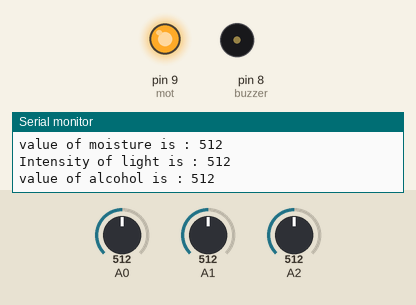
Simulated run of this program. Board: Arduino Uno, built with avr-gcc and run on an emulated ATmega328P. Shown: output pins drawn as LEDs (lit = HIGH), buzzer (waves = sounding, pin HIGH), the last lines printed to the serial monitor. The test bench sets the inputs (shaded band); at power-on: A0 = 512, A1 = 512, A2 = 512.

Above: at 2.3 s.
2.4 s: A0 set to 592
5.2 s: A0 set to 617
At 7.4 s:
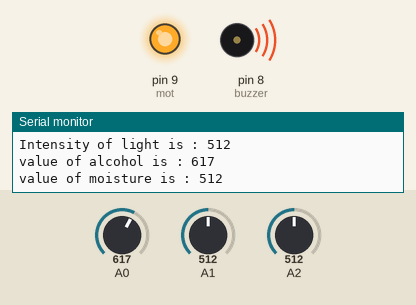
8.5 s: A1 set to 483
At 11.0 s:
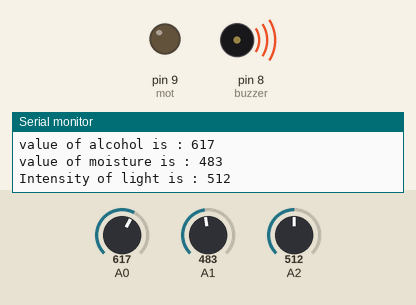
11.5 s: A1 set to 510
At 13.4 s:
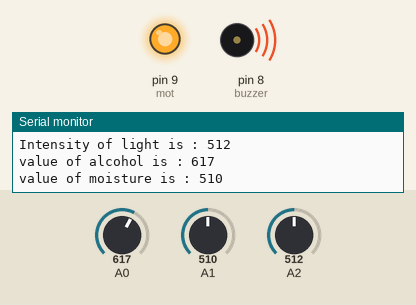
14.5 s: A1 set to 490
At 17.0 s:
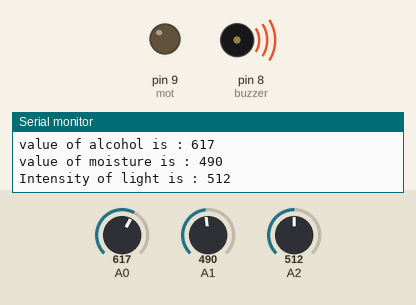
Timing chart, 0 to 18.5 s (numbered marks = the images above; inputs shaded):
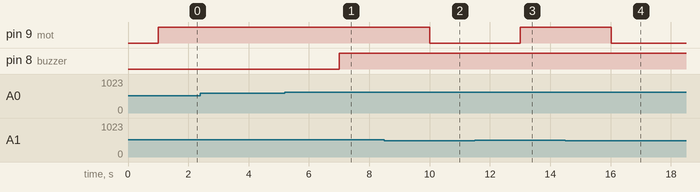

The program:

main.cpp
```cpp
#include <Arduino.h>
int mot = 9;
int buzzer = 8;
int val0 = 0;
int val1 = 0;
int val2 = 0;

void setup()
{
  Serial.begin(9600);
  pinMode(mot, OUTPUT);
  pinMode(buzzer, OUTPUT);
}
void loop()
{
  val0 = analogRead(A0);
  val1 = analogRead(A1);
  val2 = analogRead(A2);
  if (val2 >= 400)
  {
    Serial.print("Intensity of light is : ");
    Serial.println(val2);
    delay(500);
    if (val0 > 600)
    {
      Serial.print("value of alcohol is : ");
      Serial.println(val0);
      delay(500);
      digitalWrite(buzzer, HIGH);
    }
    else
    {
      Serial.print("value of alcohol is : ");
      Serial.println(val0);
      delay(500);
      digitalWrite(buzzer, LOW);
    }
    if (val1 >= 500)
    {
      digitalWrite(mot, HIGH);
      Serial.print("value of moisture is : ");
      Serial.println(val1);
      delay(500);
    }
    else
    {
      digitalWrite(mot, LOW);
      Serial.print("value of moisture is : ");
      Serial.println(val1);
      delay(500);
    }
  }
  else
  {
    digitalWrite(buzzer, LOW);
    digitalWrite(mot, LOW);
  }
}
```

Measured:
- the behaviour switches between 600 and 601 on A0 (found by bisection; images 0 and 1)
- the behaviour switches between 500 and 499 on A1 (found by bisection; images 1 and 2)
- after the input at 5.2 s, pin 8 (buzzer): LOW → HIGH after 1.8 s
- after the input at 8.5 s, pin 9 (mot): HIGH → LOW after 1.5 s
- after the input at 11.5 s, pin 9 (mot): LOW → HIGH after 1.5 s
- after the input at 14.5 s, pin 9 (mot): HIGH → LOW after 1.5 s
